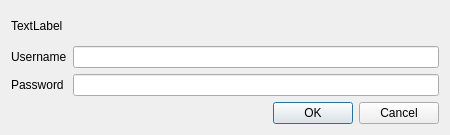
<?xml version="1.0" encoding="UTF-8"?>
<ui version="4.0">
 <class>passwordDialog</class>
 <widget class="QDialog" name="passwordDialog">
  <property name="geometry">
   <rect>
    <x>0</x>
    <y>0</y>
    <width>450</width>
    <height>135</height>
   </rect>
  </property>
  <property name="windowTitle">
   <string>BiblioteQ: Proxy Authentication Required</string>
  </property>
  <property name="windowIcon">
   <iconset resource="Icons/icons.qrc">
    <normaloff>:/book.png</normaloff>:/book.png</iconset>
  </property>
  <layout class="QVBoxLayout" name="verticalLayout">
   <item>
    <widget class="QLabel" name="messageLabel">
     <property name="text">
      <string>TextLabel</string>
     </property>
    </widget>
   </item>
   <item>
    <layout class="QGridLayout" name="gridLayout">
     <item row="0" column="0">
      <widget class="QLabel" name="label">
       <property name="text">
        <string>Username</string>
       </property>
      </widget>
     </item>
     <item row="0" column="1">
      <widget class="QLineEdit" name="usernameLineEdit"/>
     </item>
     <item row="1" column="0">
      <widget class="QLabel" name="label_2">
       <property name="text">
        <string>Password</string>
       </property>
      </widget>
     </item>
     <item row="1" column="1">
      <widget class="QLineEdit" name="passwordLineEdit">
       <property name="echoMode">
        <enum>QLineEdit::Password</enum>
       </property>
      </widget>
     </item>
    </layout>
   </item>
   <item>
    <widget class="QDialogButtonBox" name="buttonBox">
     <property name="standardButtons">
      <set>QDialogButtonBox::Cancel|QDialogButtonBox::Ok</set>
     </property>
    </widget>
   </item>
  </layout>
 </widget>
 <tabstops>
  <tabstop>usernameLineEdit</tabstop>
  <tabstop>passwordLineEdit</tabstop>
  <tabstop>buttonBox</tabstop>
 </tabstops>
 <resources>
  <include location="Icons/icons.qrc"/>
 </resources>
 <connections>
  <connection>
   <sender>buttonBox</sender>
   <signal>accepted()</signal>
   <receiver>passwordDialog</receiver>
   <slot>accept()</slot>
   <hints>
    <hint type="sourcelabel">
     <x>224</x>
     <y>83</y>
    </hint>
    <hint type="destinationlabel">
     <x>224</x>
     <y>52</y>
    </hint>
   </hints>
  </connection>
  <connection>
   <sender>buttonBox</sender>
   <signal>rejected()</signal>
   <receiver>passwordDialog</receiver>
   <slot>reject()</slot>
   <hints>
    <hint type="sourcelabel">
     <x>224</x>
     <y>83</y>
    </hint>
    <hint type="destinationlabel">
     <x>224</x>
     <y>52</y>
    </hint>
   </hints>
  </connection>
 </connections>
</ui>
